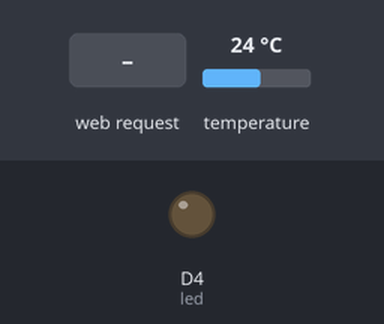
Recording of a sketch running on a simulated ESP8266 (NodeMCU). Shown: output pins drawn as LEDs (lit = HIGH). Inputs (shaded band) come from the test bench; at power-on: temperature 24 °C. WiFi joins after 1.5 s; servers stay silent unless stated; what the sketch prints to the serial monitor is not drawn.

Above: at 2.7 s.
2.8 s: HTTP request GET / received
At 3.4 s:
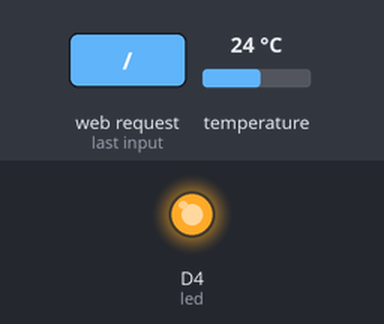
Timing chart, 0 to 5.8 s (numbered marks = the images above; inputs shaded):
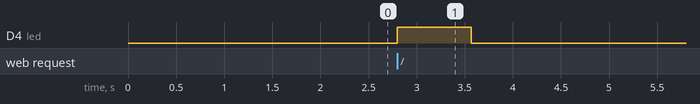

The sketch:

wifi_teplomer.ino
```cpp
#include <OneWire.h>
#include <DallasTemperature.h>
#include <ESP8266WiFi.h>
#include <ESP8266WebServer.h>
#include <ESP8266mDNS.h>

const char* ssid = "Askeladd";
const char* password = "knih0vna";

OneWire oneWire(D8);
DallasTemperature sensor(&oneWire);
String myHTML = "";
ESP8266WebServer server(80);


const int led = LED_BUILTIN;
float teplota;

void handleRoot() {

  digitalWrite(led, 1);
  Serial.println();
  String message = "";
  message += server.args();
  message += "\n";
  for (uint8_t i=0; i<server.args(); i++){
    message += " " + server.argName(i) + ": " + server.arg(i) + "\n";
  }
  Serial.println(message);
  if (server.args()==0)
  {
    generateHTML();
    server.send(200, "text/html", myHTML);
  }
  else
  {}
  digitalWrite(led, 0);
}

void handleNotFound(){
  digitalWrite(led, 1);
  String message = "File Not Found\n\n";
  message += "URI: ";
  message += server.uri();
  message += "\nMethod: ";
  message += (server.method() == HTTP_GET)?"GET":"POST";
  message += "\nArguments: ";
  message += server.args();
  message += "\n";
  for (uint8_t i=0; i<server.args(); i++){
    message += " " + server.argName(i) + ": " + server.arg(i) + "\n";
  }
  server.send(404, "text/plain", message);
  digitalWrite(led, 0);
}

void setup(void){
  sensor.begin();

  pinMode(led, OUTPUT);
  digitalWrite(led, 0);
  Serial.begin(115200);
  WiFi.begin(ssid, password);
  Serial.println("");

  // Wait for connection
  while (WiFi.status() != WL_CONNECTED) {
    delay(500);
    Serial.print(".");
  }
  Serial.println("");
  Serial.print("Connected to ");
  Serial.println(ssid);
  Serial.print("IP address: ");
  Serial.println(WiFi.localIP());

  if (MDNS.begin("esp8266")) {
    Serial.println("MDNS responder started");
  }

  server.on("/", handleRoot);
  server.on("/inline", [](){server.send(200, "text/plain", "this works as well");});
  server.onNotFound(handleNotFound);

  server.begin();
  Serial.println("HTTP server started");
}

void loop(void){

  server.handleClient();
}


void generateHTML(){
myHTML="";
myHTML+="<html>";
myHTML += "  <head> ";
myHTML += "<script type=\"text/javascript\" src=\"https://www.gstatic.com/charts/loader.js\"></script>";
myHTML += "   <script type=\"text/javascript\">";
myHTML += "      google.charts.load('current', {'packages':['gauge']});";
myHTML += "      google.charts.setOnLoadCallback(drawChart);";
myHTML += "      function drawChart() {";
myHTML += "";
myHTML += "        var data = google.visualization.arrayToDataTable([";
myHTML += "          ['Label', 'Value'],";
myHTML += "          ['Teplota', @id_1@]";
myHTML += "        ";
myHTML += "        ]);";
myHTML += "";
myHTML += "        var options = {";
myHTML += "          width: 600, height: 600,";
//myHTML += "          redFrom: 90, redTo: 100,";
myHTML += "          yellowFrom:20, yellowTo: 30,";
myHTML += "          minorTicks: 5";
//myHTML += "          majorTicks: 1";
myHTML += "        };";
myHTML += "";
myHTML += "        var chart = new google.visualization.Gauge(document.getElementById('chart_div'));";
myHTML += "";
myHTML += "        chart.draw(data, options);      ";
myHTML += "        ";
myHTML += "      }";
myHTML += "    </script>";
myHTML += "  </head>";
myHTML += "  <body>";
myHTML += "    <div id=\"chart_div\" style=\"width: 600px; height: 600px;\"></div>";
myHTML += "  </body>";
myHTML += "</html>";
sensor.requestTemperatures();
myHTML.replace("@id_1@", String(sensor.getTempCByIndex(0), 1));
}
```

Measured:
- after the input at 2.8 s, D4 (led): LOW → HIGH at once, → LOW 0.76 s later
